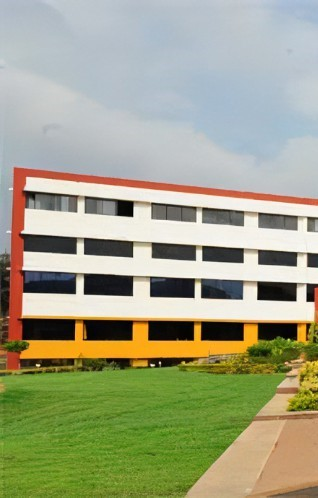
#> input picture input/1.jpg, 318 x 498 px
$ python stitch.py
#> lines starting #> are read from the running program, lines starting #| are printed output that depends on the picture
### panorama.py
import numpy as np
import cv2


class Panaroma:
    def image_stitch(self, images, lowe_ratio=0.75, max_Threshold=4.0, match_status=False):
        # detect the features and keypoints from SIFT
        (imageB, imageA) = images
        (key_points_A, features_of_A) = self.detect_feature_and_keypoints(imageA)
        (key_points_B, features_of_B) = self.detect_feature_and_keypoints(imageB)

        # get the valid matched points
        Values = self.match_keypoints(key_points_A, key_points_B, features_of_A, features_of_B, lowe_ratio, max_Threshold)
        if Values is None:
            return None

        # get wrap perspective of image using computed homography
        (matches, Homography, status) = Values
        result_image = self.get_warp_perspective(imageA, imageB, Homography)
        result_image[0:imageB.shape[0], 0:imageB.shape[1]] = imageB

        # check to see if the keypoint matches should be visualized
        if match_status:
            vis = self.draw_matches(imageA, imageB, key_points_A, key_points_B, matches, status)
            return result_image, vis

        return result_image


    def get_warp_perspective(self, imageA, imageB, Homography):
        val = imageA.shape[1] + imageB.shape[1]
        result_image = cv2.warpPerspective(imageA, Homography, (val, imageA.shape[0]))
        return result_image


    def detect_feature_and_keypoints(self, image):
        # detect and extract features from the image
        descriptors = cv2.SIFT_create()
        (keypoints, features) = descriptors.detectAndCompute(image, None)
        keypoints = np.float32([i.pt for i in keypoints])
        return keypoints, features


    def get_all_possible_matches(self, featuresA, featuresB):
        # compute the all matches using Euclidean distance. Opencv provide DescriptorMatcher_create() function for that
        match_instance = cv2.DescriptorMatcher_create("BruteForce")
        All_Matches = match_instance.knnMatch(featuresA, featuresB, 2)
        return All_Matches


    def get_all_valid_matches(self, AllMatches, lowe_ratio):
        # to get all valid matches according to lowe concept..
        valid_matches = []
        for val in AllMatches:
            if len(val) == 2 and val[0].distance < val[1].distance * lowe_ratio:
                valid_matches.append((val[0].trainIdx, val[0].queryIdx))
        return valid_matches


    def compute_homography(self, pointsA, pointsB, max_Threshold):
        return cv2.findHomography(pointsA, pointsB, cv2.RANSAC, max_Threshold)


    def match_keypoints(self, KeypointsA, KeypointsB, featuresA, featuresB, lowe_ratio, max_Threshold):
        all_matches = self.get_all_possible_matches(featuresA, featuresB)
        valid_matches = self.get_all_valid_matches(all_matches, lowe_ratio)

        if len(valid_matches) <= 4:
            return None

        # construct the two sets of points
        points_A = np.float32([KeypointsA[i] for (_, i) in valid_matches])
        points_B = np.float32([KeypointsB[i] for (i, _) in valid_matches])
        (homograpgy, status) = self.compute_homography(points_A, points_B, max_Threshold)
        return valid_matches, homograpgy, status


    def get_image_dimension(self, image):
        return image.shape[:2]


    def get_points(self, imageA, imageB):
        (hA, wA) = self.get_image_dimension(imageA)
        (hB, wB) = self.get_image_dimension(imageB)
        vis = np.zeros((max(hA, hB), wA + wB, 3), dtype="uint8")
        vis[0:hA, 0:wA] = imageA
        vis[0:hB, wA:] = imageB
        return vis


    def draw_matches(self, imageA, imageB, KeypointsA, KeypointsB, matches, status):
        (hA, wA) = self.get_image_dimension(imageA)
        vis = self.get_points(imageA, imageB)

        # loop over the matches
        for ((trainIdx, queryIdx), s) in zip(matches, status):
            if s == 1:
                ptA = (int(KeypointsA[queryIdx][0]), int(KeypointsA[queryIdx][1]))
                ptB = (int(KeypointsB[trainIdx][0]) + wA, int(KeypointsB[trainIdx][1]))
                cv2.line(vis, ptA, ptB, (0, 255, 0), 1)
        return vis

### stitch.py
from panorama import Panaroma
import imutils
import cv2


no_of_images = int(input("Enter the number of images you want to concatenate: "))
#> the answer given: 3
print("Enter the image names with extension in order of left to right in the way you want to concatenate: ")


filename = []
for i in range(no_of_images):
    filename.append(input("Enter the %d image name along with path and extension: " % (i + 1)))
#> this loop made 3 passes; the answer given on pass 1: input/1.jpg

images = []
for i in range(no_of_images):
    images.append(cv2.imread(filename[i]))

# We need to modify the images width and height to keep our aspect ratio same across images
for i in range(no_of_images):
    images[i] = imutils.resize(images[i], width=400)
#> after the loop, images = 3 items

for i in range(no_of_images):
    images[i] = imutils.resize(images[i], height=400)


panorama = Panaroma()
if no_of_images == 2:
    (result, matched_points) = panorama.image_stitch([images[0], images[1]], match_status=True)
else:
    (result, matched_points) = panorama.image_stitch([images[no_of_images - 2], images[no_of_images - 1]], match_status=True)
#> in image_stitch, `(imageB, imageA) = images`:
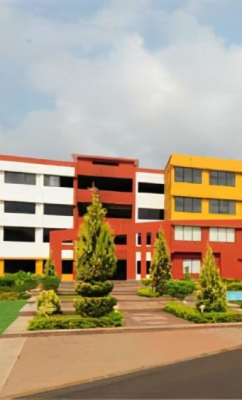
#> imageB: shape (400, 242, 3); mean of channels 0, 1, 2 129.8, 154.7, 173.1; drawn as B, G, R
#> in detect_feature_and_keypoints, `(keypoints, features) = descriptors.detectAndCompute(image, None)`: keypoints = 638 keypoints; strongest (x, y, size): (65, 182, 8.3), (146, 188, 8), (28, 208, 9.4), (12, 207, 9.8)
#> in detect_feature_and_keypoints, `keypoints = np.float32([i.pt for i in keypoints])`: keypoints = 638 pairs, first value 3.27 to 238.2, second value 155.2 to 396.5
#> in image_stitch, `(key_points_A, features_of_A) = self.detect_feature_and_keypoints(imag..`: key_points_A has the same summary as keypoints in detect_feature_and_keypoints
#> in detect_feature_and_keypoints (call 2), `(keypoints, features) = descriptors.detectAndCompute(image, None)`: keypoints = 638 keypoints; strongest (x, y, size): (65, 182, 8.3), (146, 188, 8), (28, 208, 9.4), (12, 207, 9.8)
#> in image_stitch, `(key_points_B, features_of_B) = self.detect_feature_and_keypoints(imag..`: key_points_B = 638 pairs, first value 3.27 to 238.2, second value 155.2 to 396.5
#> in get_all_possible_matches, `All_Matches = match_instance.knnMatch(featuresA, featuresB, 2)`: All_Matches = 638 matches
#> after the loop in get_all_valid_matches, `for val in AllMatches:`: valid_matches = 638 pairs, first value 0 to 637, second value 0 to 637
#> in match_keypoints, `points_A = np.float32([KeypointsA[i] for (_, i) in valid_matches])`: points_A has the same summary as key_points_B in image_stitch
#> in match_keypoints, `points_B = np.float32([KeypointsB[i] for (i, _) in valid_matches])`: points_B has the same summary as key_points_B in image_stitch
#> in match_keypoints, `(homograpgy, status) = self.compute_homography(points_A, points_B, max..`: homograpgy = [[1, -4.69e-16, 2.14e-13], [-1.76e-15, 1, 4.39e-13], [-6.75e-18, -4.3e-18, 1]]; status = 638 values from 1 to 1
#> in image_stitch, `(matches, Homography, status) = Values`: matches has the same summary as valid_matches in get_all_valid_matches; Homography has the same summary as homograpgy in match_keypoints
#> in get_warp_perspective, `result_image = cv2.warpPerspective(imageA, Homography, (val, imageA.sh..`:
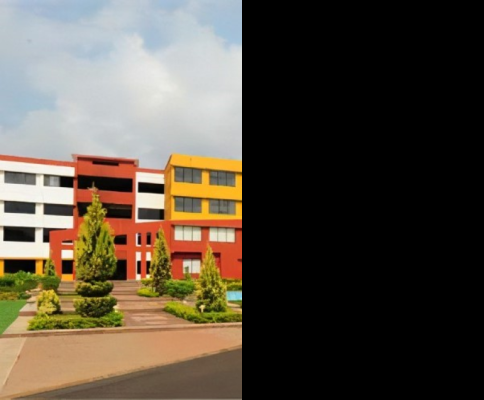
#> result_image: shape (400, 484, 3); mean of channels 0, 1, 2 64.9, 77.3, 86.5; drawn as B, G, R
#> in draw_matches, `(hA, wA) = self.get_image_dimension(imageA)`: hA = 400; wA = 242
#> in get_points, `(hA, wA) = self.get_image_dimension(imageA)`: hA = 400; wA = 242
#> in get_points, `(hB, wB) = self.get_image_dimension(imageB)`: hB = 400; wB = 242
#> in get_points, `vis[0:hB, wA:] = imageB`:
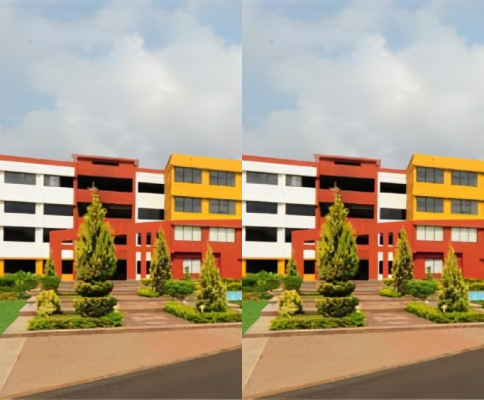
#> vis: shape (400, 484, 3); mean of channels 0, 1, 2 129.8, 154.7, 173.1; drawn as B, G, R
#> the loop in draw_matches, `for ((trainIdx, queryIdx), s) in zip(matches, status):` made 638 passes
#> (ptA, ptB) on passes 1 to 12: ((3, 284), (245, 284)), ((4, 332), (246, 332)), ((4, 332), (246, 332)), ((5, 202), (247, 202)), ((5, 293), (247, 293)), ((5, 172), (247, 172)), ((5, 297), (247, 297)), ((7, 325), (249, 325)), ((7, 274), (249, 274)), ((9, 283), (251, 283)), ((9, 283), (251, 283)), ((12, 264), (254, 264))
#> ptA on pass 100: (46, 304)
#> after the loop in draw_matches, `for ((trainIdx, queryIdx), s) in zip(matches, status):`:
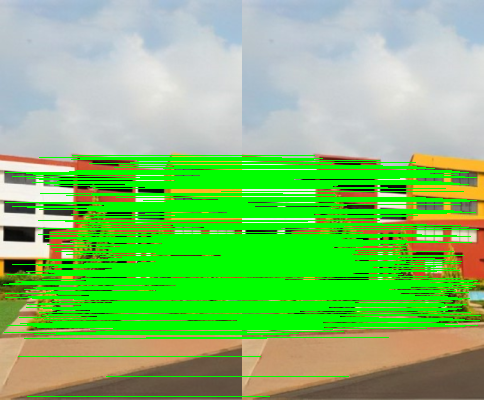
#> vis: shape (400, 484, 3); mean of channels 0, 1, 2 110.7, 193.8, 130.5; drawn as B, G, R
    for i in range(no_of_images - 2):
        (result, matched_points) = panorama.image_stitch([images[no_of_images - i - 3], result], match_status=True)
#> this loop made 1 pass
#> pass 1, in get_warp_perspective (call 2), `result_image = cv2.warpPerspective(imageA, Homography, (val, imageA.sh..`:
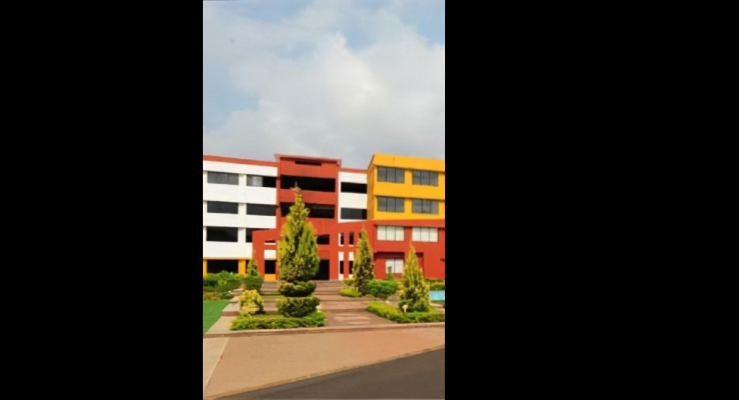
#> result_image: shape (400, 739, 3); mean of channels 0, 1, 2 42.5, 50.6, 56.7; drawn as B, G, R
#> pass 1, in image_stitch (call 2), `vis = self.draw_matches(imageA, imageB, key_points_A, key_points_B, ma..`:
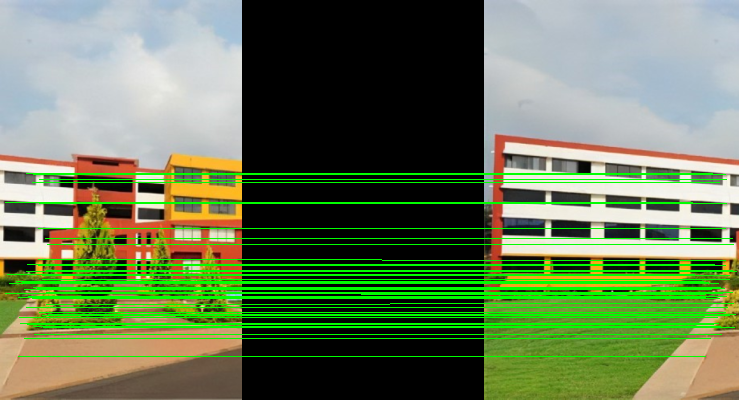
#> vis: shape (400, 739, 3); mean of channels 0, 1, 2 84.9, 124, 103.6; drawn as B, G, R
#> after the loop:
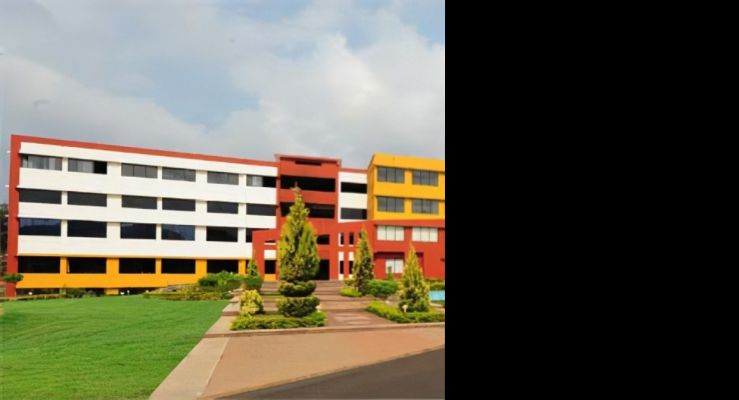
#> result: shape (400, 739, 3); mean of channels 0, 1, 2 78.1, 94.9, 99.9; drawn as B, G, R

# show input images
# for i in range(no_of_images):
#     cv2.imshow("Image {k}".format(k=i + 1), images[i])

# show the panorama image and valid matched points
cv2.imshow("Keypoint Matches", matched_points)
cv2.imshow("Panorama", result)

# save panorama and matched_points images in output folder
cv2.imwrite("output/matched_points.jpg", matched_points)
cv2.imwrite("output/panorama_image.jpg", result)

cv2.waitKey(0)
cv2.destroyAllWindows()
